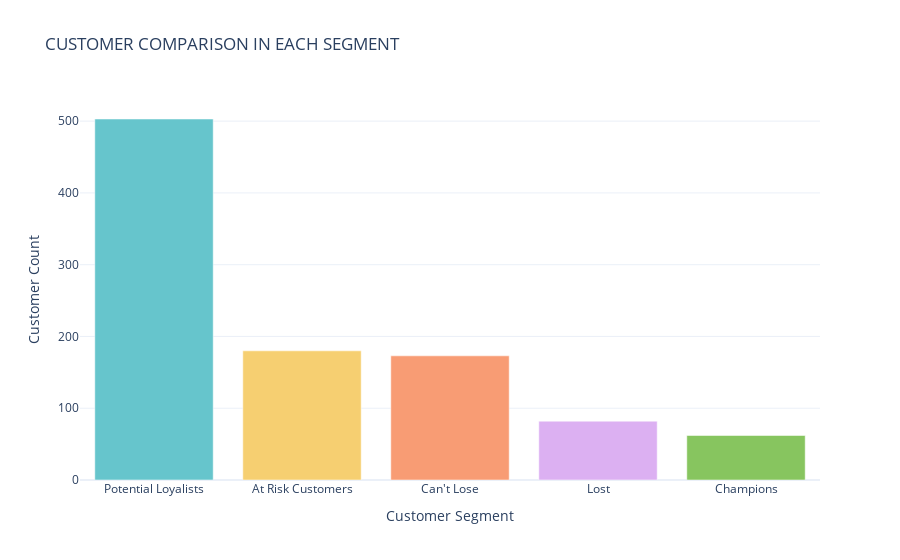

Notebook code for this chart:
### Code cell
import plotly.colors

pastel_colors = plotly.colors.qualitative.Pastel

#creating barchart
fig = go.Figure(data = [go.Bar(x=seg_counts['CustomerSegment'], y = seg_counts['Count'],
                               marker = dict(color = pastel_colors)
                              )
                       ]
               )
fig.update_layout(title = 'CUSTOMER COMPARISON IN EACH SEGMENT',
                  xaxis_title = 'Customer Segment',
                  yaxis_title = 'Customer Count'
                 )

fig.show()

### Figure 1 — Plotly figure (JSON) as saved in the notebook; plotly's stock layout.template omitted (floating-point values rounded to 4 significant figures)
{"data": [{"marker": {"color": ["rgb(102, 197, 204)", "rgb(246, 207, 113)", "rgb(248, 156, 116)", "rgb(220, 176, 242)", "rgb(135, 197, 95)", "rgb(158, 185, 243)", "rgb(254, 136, 177)", "rgb(201, 219, 116)", "rgb(139, 224, 164)", "rgb(180, 151, 231)", "rgb(179, 179, 179)"]}, "type": "bar", "x": ["Potential Loyalists", "At Risk Customers", "Can't Lose", "Lost", "Champions"], "y": [503, 180, 173, 82, 62]}], "layout": {"autosize": true, "title": {"text": "CUSTOMER COMPARISON IN EACH SEGMENT"}, "xaxis": {"autorange": true, "range": [-0.5, 4.5], "title": {"text": "Customer Segment"}, "type": "category"}, "yaxis": {"autorange": true, "range": [0, 529.5], "title": {"text": "Customer Count"}, "type": "linear"}}}
